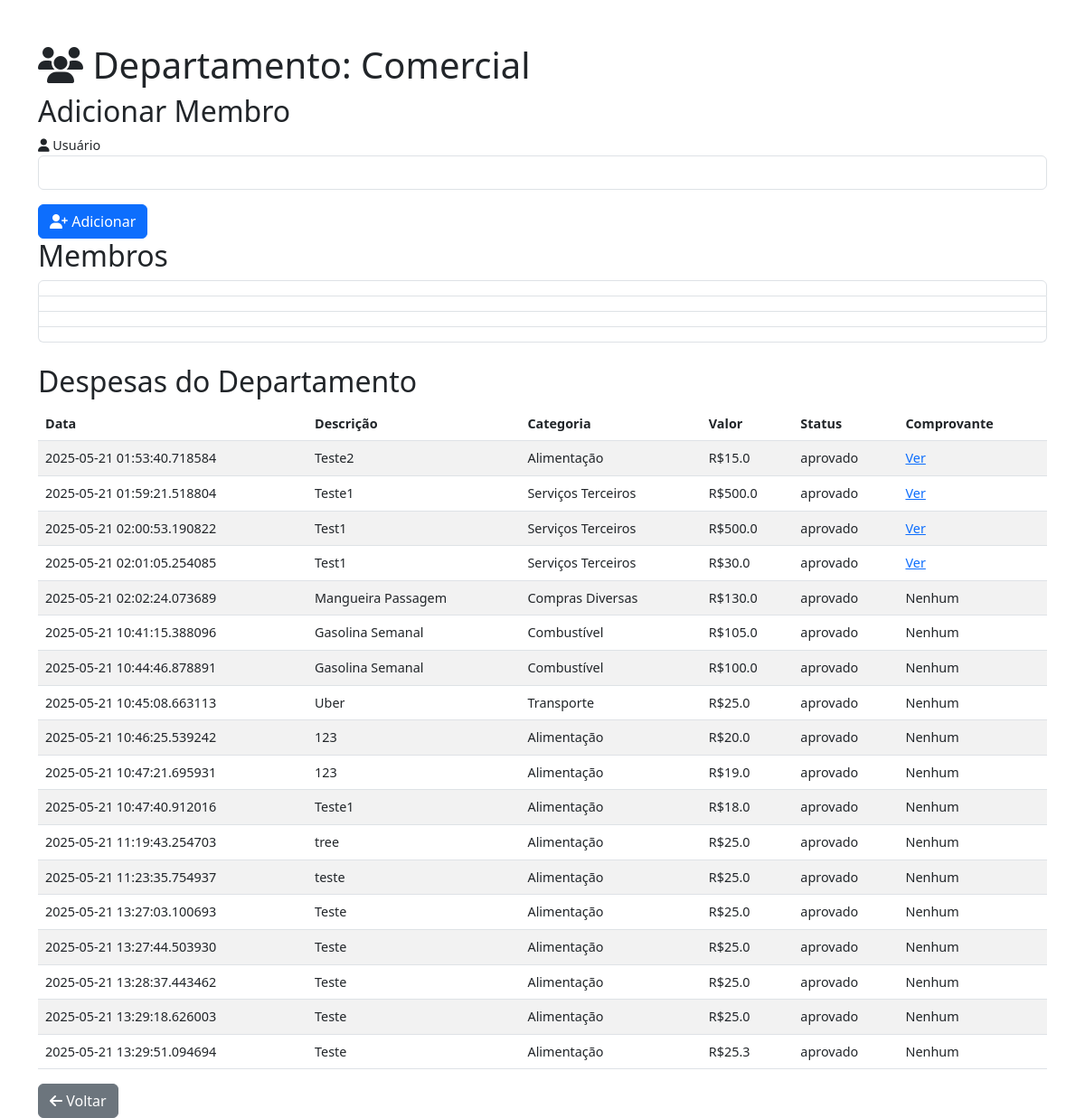
Screenshot of /group/1 (signed in) with the database file from the repository.
### app.py (models this page shows)
class Group(db.Model):
    id = db.Column(db.Integer, primary_key=True)
    name = db.Column(db.String(100), nullable=False)
    creator_id = db.Column(db.Integer, db.ForeignKey('user.id'), nullable=False)
    members = db.relationship('GroupMembership', backref='group', lazy=True)
    expenses = db.relationship('Expense', backref='group', lazy=True)

class GroupMembership(db.Model):
    id = db.Column(db.Integer, primary_key=True)
    user_id = db.Column(db.Integer, db.ForeignKey('user.id'), nullable=False)
    group_id = db.Column(db.Integer, db.ForeignKey('group.id'), nullable=False)
    is_group_manager = db.Column(db.Boolean, default=False)

class Expense(db.Model):
    id = db.Column(db.Integer, primary_key=True)
    user_id = db.Column(db.Integer, db.ForeignKey('user.id'), nullable=False)
    group_id = db.Column(db.Integer, db.ForeignKey('group.id'))
    advance_id = db.Column(db.Integer, db.ForeignKey('advance.id'))
    event_id = db.Column(db.Integer, db.ForeignKey('event.id'))
    amount = db.Column(db.Float, nullable=False)
    description = db.Column(db.String(200), nullable=False)
    category = db.Column(db.String(50), nullable=False)
    date = db.Column(db.DateTime, nullable=False, default=datetime.utcnow)
    receipt = db.Column(db.String(200))
    status = db.Column(db.String(20), default='pendente')
    splits = db.relationship('ExpenseSplit', backref='expense', lazy=True)

### app.py (the view, shortened to what this page needs)
@app.route('/group/<int:group_id>', methods=['GET', 'POST'])
@login_required
def group(group_id):
    group = Group.query.get_or_404(group_id)
    membership = GroupMembership.query.filter_by(user_id=current_user.id, group_id=group_id).first()
    if not membership:
        flash('Você não é membro deste Departamento')
        return redirect(url_for('index'))
    members = GroupMembership.query.filter_by(group_id=group_id).all()
    expenses = Expense.query.filter_by(group_id=group_id).all()
    return render_template('group.html', group=group, members=members, expenses=expenses)

### app.py (called while the page is built)
@login_manager.user_loader
def load_user(user_id):
    return User.query.get(int(user_id))

### templates/group.html (shortened to what this page needs)
<!DOCTYPE html>
<html>
<head>
    <link href="https://cdn.jsdelivr.net/npm/bootstrap@5.3.0/dist/css/bootstrap.min.css" rel="stylesheet">
    <link rel="stylesheet" href="https://cdnjs.cloudflare.com/ajax/libs/font-awesome/6.4.0/css/all.min.css">
</head>
<body>
    <div class="container mt-5">
        <h1><i class="fas fa-users"></i> Departamento: {{ group.name }}</h1>
        <h2>Adicionar Membro</h2>
        <form method="POST">
            <div class="form-group mb-3">
                <label><i class="fas fa-user"></i> Usuário</label>
                <input type="text" name="username" class="form-control" required>
            </div>
            <button type="submit" class="btn btn-primary"><i class="fas fa-user-plus"></i> Adicionar</button>
        </form>
        <h2>Membros</h2>
        <ul class="list-group mb-4">
            {% for member in members %}
            <li class="list-group-item">{{ member.username }}</li>
            {% endfor %}
        </ul>
        <h2>Despesas do Departamento</h2>
        <table class="table table-striped">
            <thead>
                <tr>
                    <th>Data</th>
                    <th>Descrição</th>
                    <th>Categoria</th>
                    <th>Valor</th>
                    <th>Status</th>
                    <th>Comprovante</th>
                </tr>
            </thead>
            <tbody>
                {% for expense in expenses %}
                <tr>
                    <td>{{ expense.date }}</td>
                    <td>{{ expense.description }}</td>
                    <td>{{ expense.category }}</td>
                    <td>R${{ expense.amount }}</td>
                    <td>{{ expense.status }}</td>
                    <td>
                        {% if expense.receipt %}
                        <a href="{{ url_for('static', filename=expense.receipt) }}">Ver</a>
                        {% else %}
                        Nenhum
                        {% endif %}
                    </td>
                </tr>
                {% endfor %}
            </tbody>
        </table>
        <a href="{{ url_for('index') }}" class="btn btn-secondary"><i class="fas fa-arrow-left"></i> Voltar</a>
    </div>
</body>
</html>

### templates/group.html (style rules this page uses)
body { font-size: 0.9rem; }

### rows the page displays
Group: name "Comercial"
Expense: date "2025-05-21 01:53:40.718584", description "Teste2", category "Alimentação", amount "15.0", status "aprovado"
Expense: date "2025-05-21 01:59:21.518804", description "Teste1", category "Serviços Terceiros", amount "500.0", status "aprovado"
Expense: date "2025-05-21 02:00:53.190822", description "Test1", category "Serviços Terceiros", amount "500.0", status "aprovado"
Expense: date "2025-05-21 02:01:05.254085", description "Test1", category "Serviços Terceiros", amount "30.0", status "aprovado"
Expense: date "2025-05-21 02:02:24.073689", description "Mangueira Passagem", category "Compras Diversas", amount "130.0", status "aprovado", shows "Nenhum"
Expense: date "2025-05-21 10:41:15.388096", description "Gasolina Semanal", category "Combustível", amount "105.0", status "aprovado", shows "Nenhum"
Expense: date "2025-05-21 10:44:46.878891", description "Gasolina Semanal", category "Combustível", amount "100.0", status "aprovado", shows "Nenhum"
Expense: date "2025-05-21 10:45:08.663113", description "Uber", category "Transporte", amount "25.0", status "aprovado", shows "Nenhum"
Expense: date "2025-05-21 10:46:25.539242", description "123", category "Alimentação", amount "20.0", status "aprovado", shows "Nenhum"
Expense: date "2025-05-21 10:47:21.695931", description "123", category "Alimentação", amount "19.0", status "aprovado", shows "Nenhum"
Expense: date "2025-05-21 10:47:40.912016", description "Teste1", category "Alimentação", amount "18.0", status "aprovado", shows "Nenhum"
Expense: date "2025-05-21 11:19:43.254703", description "tree", category "Alimentação", amount "25.0", status "aprovado", shows "Nenhum"
Expense: date "2025-05-21 11:23:35.754937", description "teste", category "Alimentação", amount "25.0", status "aprovado", shows "Nenhum"
Expense: date "2025-05-21 13:27:03.100693", description "Teste", category "Alimentação", amount "25.0", status "aprovado", shows "Nenhum"
Expense: date "2025-05-21 13:27:44.503930", description "Teste", category "Alimentação", amount "25.0", status "aprovado", shows "Nenhum"
Expense: date "2025-05-21 13:28:37.443462", description "Teste", category "Alimentação", amount "25.0", status "aprovado", shows "Nenhum"
Expense: date "2025-05-21 13:29:18.626003", description "Teste", category "Alimentação", amount "25.0", status "aprovado", shows "Nenhum"
Expense: date "2025-05-21 13:29:51.094694", description "Teste", category "Alimentação", amount "25.3", status "aprovado", shows "Nenhum"
